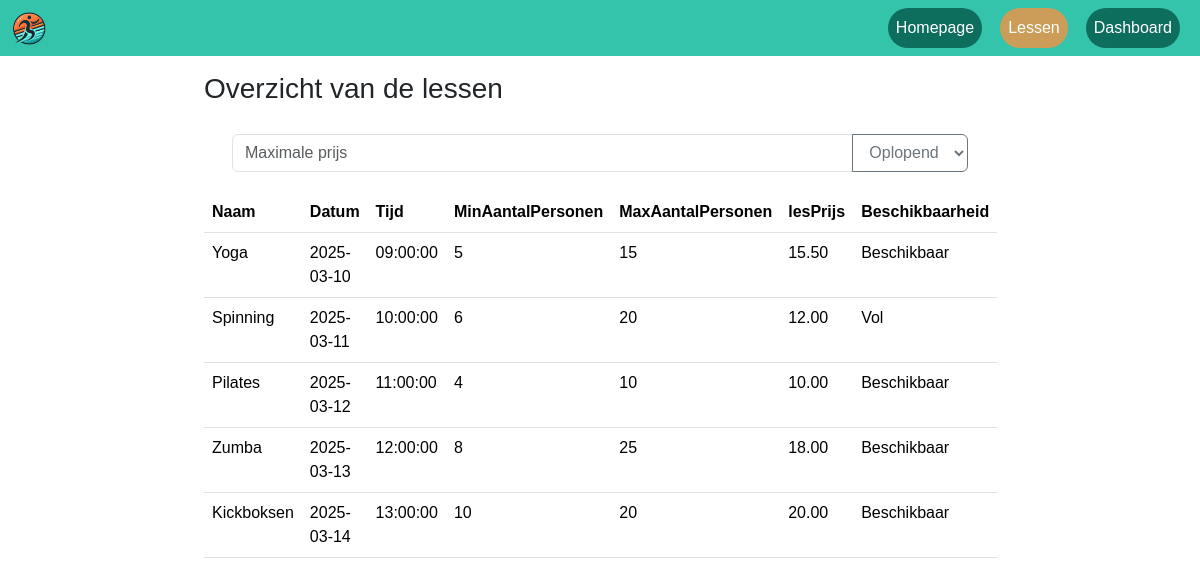
Page /gebruikerslessen/lessen.php on the committed database.
### tables this page shows
CREATE TABLE Les (
     Id                 INT             NOT NULL AUTO_INCREMENT,
     Naam               VARCHAR(50)     NOT NULL,
     Datum              DATE            NOT NULL,
     Tijd               TIME            NOT NULL,
     MinAantalPersonen  TINYINT          NOT NULL,
     MaxAantalPersonen  TINYINT          NOT NULL,
     LesPrijs           DECIMAL(5,2)    NOT NULL,
     Beschikbaarheid    VARCHAR(50)     NOT NULL,
     IsActief           BIT             NOT NULL DEFAULT 1,
     Opmerking          VARCHAR(250)    DEFAULT NULL,
     DatumAangemaakt    DATETIME(6)     NOT NULL,
     DatumGewijzigd     DATETIME(6)     NOT NULL,
     CONSTRAINT PK_Les_Id PRIMARY KEY (Id)
 );

### gebruikerslessen/lessen.php (the view, shortened to what this page needs)
<?php
    include('../DB/config.php');
    $dsn = "mysql:host=$dbHost;
            dbname=$dbName;
            charset=UTF8";
    $pdo = new PDO($dsn, $dbUser, $dbPass);
    $sql = "SELECT  LES.Id
                   ,LES.Naam
                   ,LES.Datum
                   ,LES.Tijd
                   ,LES.MinAantalPersonen
                   ,LES.MaxAantalPersonen
                   ,LES.lesPrijs
                   ,LES.Beschikbaarheid
            FROM Les AS LES";
    $statement = $pdo->prepare($sql);
    $statement->execute();
    $result = $statement->fetchAll(PDO::FETCH_OBJ);
?>
<!DOCTYPE html>
<html lang="en">
<head>
    <link href="https://cdn.jsdelivr.net/npm/bootstrap@5.3.3/dist/css/bootstrap.min.css" rel="stylesheet"
>
    <link rel="stylesheet" href="../style.css">
</head>
<body>
<nav class="navbar navbar-expand-lg navbar-custom sticky">
        <div class="container-fluid">
            <ul>
                <li>
                    <img src="../Image/Logo.png" alt="logo" class="logo">
                </li>
            </ul>
            <ul class="navbar-nav">
                <li class="nav-item">
                    <a class="nav-link" href="../index.html">Homepage</a>
                </li>
                <li class="nav-item">
                    <a class="nav-link active" href="../gebruikerslessen/lessen.php">Lessen</a>
                </li>
                <li class="nav-item">
                    <a class="nav-link " href="../dashboard/dashboard.html">Dashboard</a>
                </li>
            </ul>
        </div>
    </nav>
    <div class="row mb-1 ">
        <div class="col-2"></div>
        <div class="col-8 title"><h3>Overzicht van de lessen</h3></div>
        <div class="col-2"></div>
      </div>
      <div class="container">
        <div class="row mb-1 ">
            <div class="col-2"></div>
            <div class="col-8 title">
                <div class="input-group mb-3">
                    <input type="text" id="Filter-1" onkeyup="Filter()" placeholder="Maximale prijs" class="form-control">
                    <select id="Filter-2" class="btn btn-outline-secondary dropdown-toggle">
                        <option value="0" selected>Oplopend</option>
                    </select>
                </div>
            </div>
            <div class="col-2"></div>
        </div>
    </div>
    <div class="row">
        <div class="col-2"></div>
        <div class="col-8">
          <table class="table table-hover" id="table-leden">
              <thead>
                  <th>Naam</th>
                  <th>Datum</th>
                  <th>Tijd</th>
                  <th>MinAantalPersonen</th>
                  <th>MaxAantalPersonen</th>
                  <th>lesPrijs</th>
                  <th>Beschikbaarheid</th>
              </thead>
              <tbody>
                  <?php foreach($result as $LessenInfo) : ?>
                        <tr>
                          <td><?= $LessenInfo->Naam ?></td>
                          <td><?= $LessenInfo->Datum ?></td>
                          <td><?= $LessenInfo->Tijd ?></td>
                          <td><?= $LessenInfo->MinAantalPersonen ?></td>
                          <td><?= $LessenInfo->MaxAantalPersonen ?></td>
                          <td><?= $LessenInfo->lesPrijs ?></td>
                          <td><?= $LessenInfo->Beschikbaarheid ?></td>
                        </tr>
                  <?php endforeach ?>
              </tbody>
          </table>
        </div>
        <div class="col-2"></div>
      </div>
</body>
</html>

### style.css (style rules this page uses)
html, body { margin: 0; padding: 0; font-family: 'Verdana', sans-serif; }
.navbar-custom { background-color: #34C4AC; }
.nav-link { color: white !important; padding: 8px 16px; border-radius: 50px; background: rgba(2, 82, 69, 0.75); margin-right: 0.5rem }
.nav-link.active { background: rgba(255, 144, 60, 0.75); color: white !important; }
.sticky { position: sticky; top: 0; z-index: 1020; }
.logo { height: 35px; }
ul { list-style-type: none; margin: 0; padding: 0; }
.navbar-custom .container-fluid { display: flex; justify-content: space-between; align-items: center; flex-wrap: nowrap; }
.navbar-nav { display: flex; flex-direction: row; gap: 10px; flex-wrap: nowrap; }
.title { margin-top: 1em; }

### rows in the picture
les: Naam "Yoga", Datum "2025-03-10", Tijd "09:00:00", MinAantalPersonen "5", MaxAantalPersonen "15", LesPrijs "15.50", Beschikbaarheid "Beschikbaar"
les: Naam "Spinning", Datum "2025-03-11", Tijd "10:00:00", MinAantalPersonen "6", MaxAantalPersonen "20", LesPrijs "12.00", Beschikbaarheid "Vol"
les: Naam "Pilates", Datum "2025-03-12", Tijd "11:00:00", MinAantalPersonen "4", MaxAantalPersonen "10", LesPrijs "10.00", Beschikbaarheid "Beschikbaar"
les: Naam "Zumba", Datum "2025-03-13", Tijd "12:00:00", MinAantalPersonen "8", MaxAantalPersonen "25", LesPrijs "18.00", Beschikbaarheid "Beschikbaar"
les: Naam "Kickboksen", Datum "2025-03-14", Tijd "13:00:00", MinAantalPersonen "10", MaxAantalPersonen "20", LesPrijs "20.00", Beschikbaarheid "Beschikbaar"
